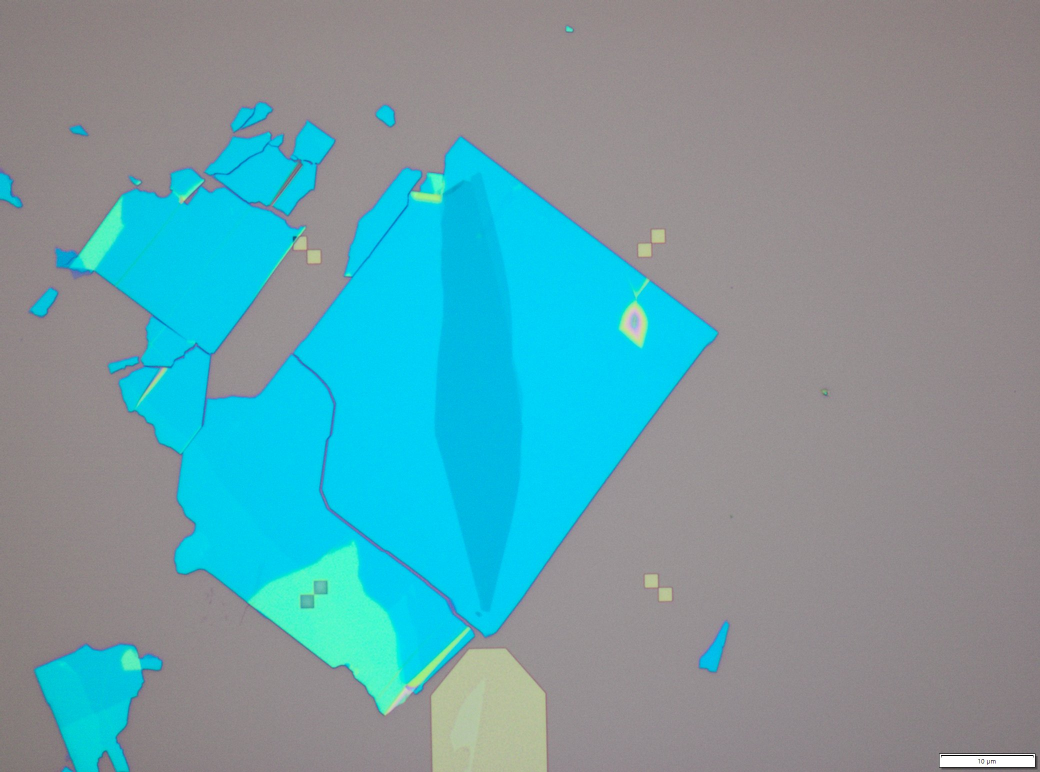
#> input picture tests_resources/ml08/bottom_part.jpg, 2080 x 1544 px (shown at 1/2 size)
$ python top_hbn.py --footprint-mask ../../../../../tests_resources/ml08/bottom_part.jpg --image ../../../../../tests_resources/ml08/full_stack_raw.jpg --pixel-size 1.0 --output-dir out
#> lines starting #> are read from the running program, lines starting #| are printed output that depends on the picture; after the words box and inside, x2 and y2 are one past the last pixel; in counts of white or black regions, pixels touching at a corner belong together
### skills/nanodevice/flakedetect/scripts/core.py
#!/usr/bin/env python
"""Shared utilities for the nanodevice:flakedetect workflow.

Morphological helpers, contour smoothing, image manipulation, affine warp
utilities, and the Chamfer+containment cost function used across all
sub-skills (align, detect, combine).
"""

import math

import cv2
import numpy as np


# ---------------------------------------------------------------------------
# Morphological helpers
# ---------------------------------------------------------------------------

# [95 lines left out: functions morph_clean, flood_fill_holes, keep_largest_n, mask_centroid, not called in this run]


# ---------------------------------------------------------------------------
# Image helpers
# ---------------------------------------------------------------------------

def desaturate(image, factor=0.4):
    """Desaturate an image for use as a contour overlay background.

    Args:
        image: BGR image (uint8).
        factor: Saturation multiplier (0=grayscale, 1=original).

    Returns:
        Desaturated BGR image (uint8).
    """
    hsv = cv2.cvtColor(image, cv2.COLOR_BGR2HSV).astype(np.float32)
    hsv[:, :, 1] *= factor
    hsv = np.clip(hsv, 0, 255).astype(np.uint8)
    return cv2.cvtColor(hsv, cv2.COLOR_HSV2BGR)


# ---------------------------------------------------------------------------
# Contour smoothing
# ---------------------------------------------------------------------------

# [167 lines left out: functions smooth_contour_polygon, smooth_contour_gaussian, smooth_material, make_warp, warp_contour, invert_warp, not called in this run]


# ---------------------------------------------------------------------------
# Chamfer + containment cost function
# ---------------------------------------------------------------------------

class ChamferAligner:
    """Chamfer distance + containment cost function for cross-substrate alignment.

    Encapsulates the proven v8 cost function recipe: forward Chamfer squared +
    heavy containment penalty + out-of-bounds penalty.  Used by both sweep.py
    (coarse rotation search) and refine.py (fine optimization).

    Usage:
        aligner = ChamferAligner(source_contour, source_mask,
                                 footprint_contour, footprint_mask)
        cost = aligner.cost([rot_deg, scale, dx, dy])
        metrics = aligner.evaluate([rot_deg, scale, dx, dy])
    """

    # [144 lines left out: functions __init__, cost, evaluate, not called in this run]


# ---------------------------------------------------------------------------
# Material color palette (BGR) — shared by overlay and commit scripts
# ---------------------------------------------------------------------------

MATERIAL_COLORS = {
    "top_hBN": (0, 200, 0),       # green
    "graphene": (0, 0, 255),       # red (BGR)
    "bottom_hBN": (255, 100, 0),   # blue-ish
    "graphite": (0, 200, 255),     # yellow (BGR)
}

# Default layer assignments
LAYER_MAP = {
    "top_hBN": "10/0",
    "graphene": "11/0",
    "bottom_hBN": "12/0",
    "graphite": "13/0",
}

# Default stack order (top to bottom)
STACK_ORDER = ["top_hBN", "graphene", "bottom_hBN", "graphite"]

### skills/nanodevice/flakedetect/detect/scripts/top_hbn.py
#!/usr/bin/env python
"""Top hBN detection — copies footprint from align step.

Top hBN IS the footprint from the align step. This script copies the
footprint mask and contour, draws a diagnostic overlay, and produces
the result sidecar JSON.

Usage:
    conda run -n base python top_hbn.py \
        --footprint-mask <align/footprint_mask.png> \
        [--footprint-contour <align/footprint_contour.npy>] \
        --image <full_stack_raw.jpg> \
        --pixel-size <um/px> \
        --output-dir <path>
"""

import argparse
import json
import os
import sys

sys.path.insert(0, os.path.join(os.path.dirname(__file__), '..', '..', 'scripts'))

import cv2
import numpy as np

from core import desaturate


def main():
    parser = argparse.ArgumentParser(
        description="Top hBN = footprint from align (copy + diagnostic overlay)")
    parser.add_argument("--footprint-mask", required=True,
                        help="Footprint mask from align step")
    parser.add_argument("--footprint-contour", default=None,
                        help="Footprint contour from align step (optional)")
    parser.add_argument("--image", required=True,
                        help="Full stack image (for diagnostic overlay)")
    parser.add_argument("--pixel-size", type=float, required=True,
                        help="Microns per pixel")
    parser.add_argument("--output-dir", required=True,
                        help="Output directory")
    args = parser.parse_args()

    # Read inputs
    fp_mask_path = os.path.abspath(args.footprint_mask)
    fp_mask = cv2.imread(fp_mask_path, cv2.IMREAD_GRAYSCALE)
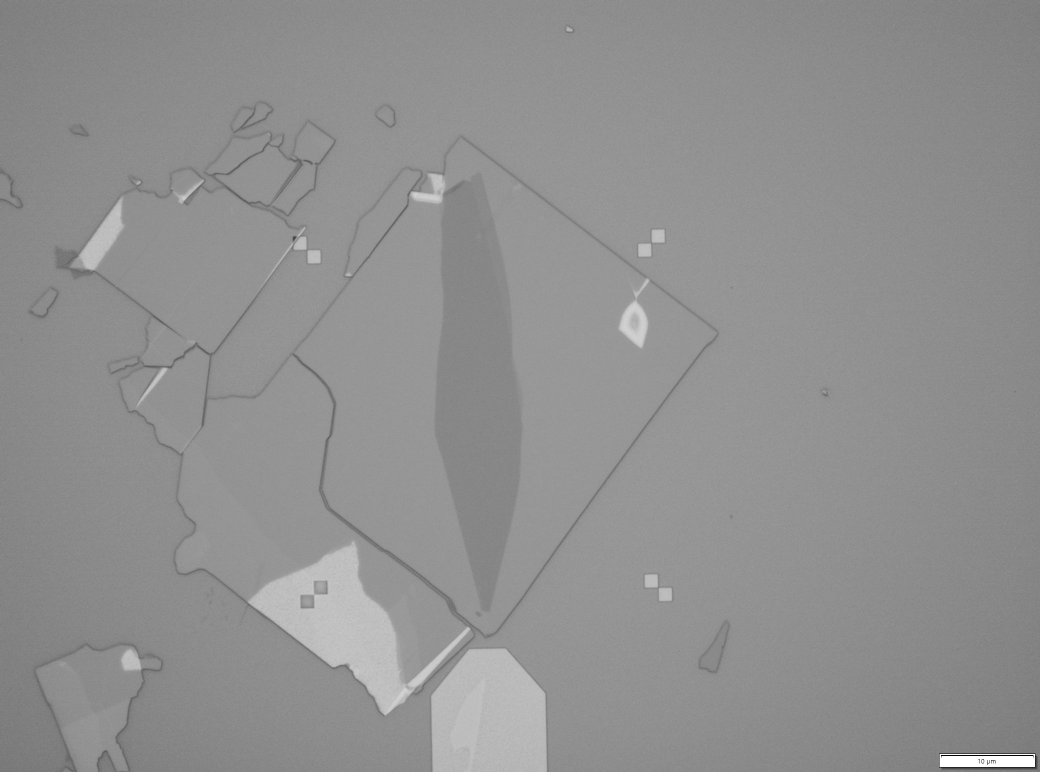
#> fp_mask: shape (1544, 2080) (shown at 1/2 size); min 0, max 255, mean 143.9
    if fp_mask is None:
        print(f"ERROR: cannot read footprint mask: {fp_mask_path}",
              file=sys.stderr)
        sys.exit(1)

    image_path = os.path.abspath(os.path.expanduser(args.image))
    image = cv2.imread(image_path)
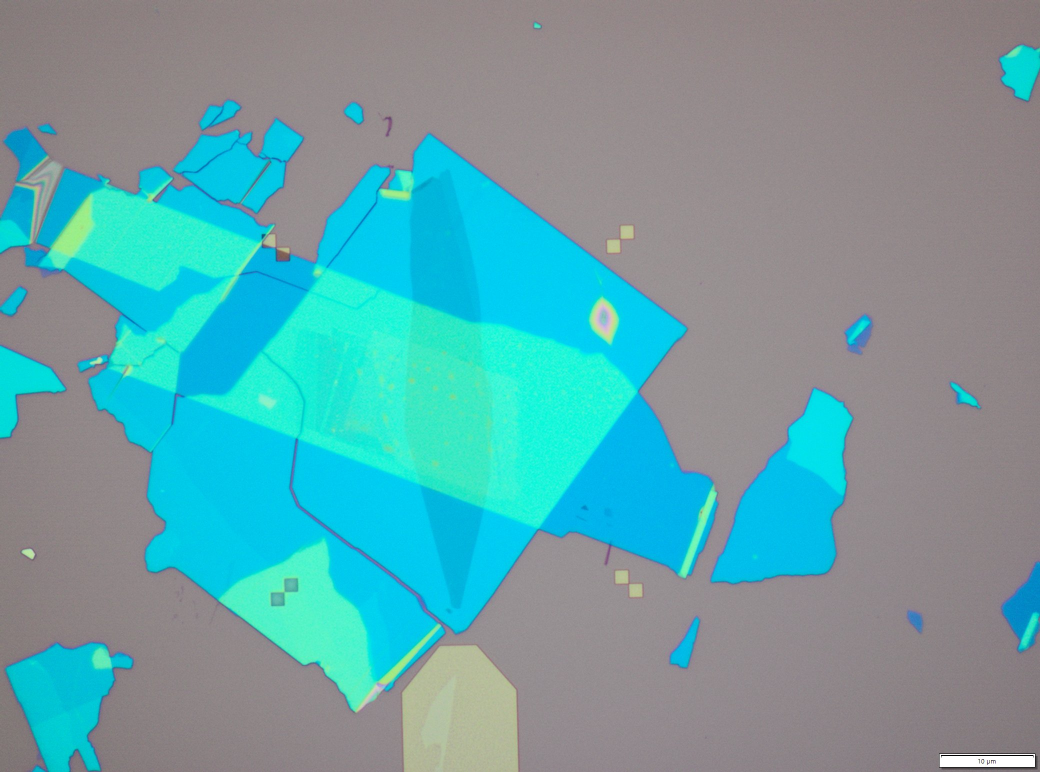
#> input picture tests_resources/ml08/full_stack_raw.jpg, 2080 x 1544 px (shown at 1/2 size)
#> image is the input picture: shape (1544, 2080, 3); mean B, G, R 165.8, 161.4, 102.9
    if image is None:
        print(f"ERROR: cannot read image: {image_path}", file=sys.stderr)
        sys.exit(1)

    os.makedirs(args.output_dir, exist_ok=True)

    # Copy mask
    cv2.imwrite(os.path.join(args.output_dir, "top_hbn_mask.png"), fp_mask)

    # Get or copy contour
    if args.footprint_contour:
        fp_contour_path = os.path.abspath(args.footprint_contour)
        contour_2d = np.load(fp_contour_path).reshape(-1, 2).astype(np.float64)
    else:
        # Extract contour from mask
        contours, _ = cv2.findContours(fp_mask, cv2.RETR_EXTERNAL,
                                       cv2.CHAIN_APPROX_SIMPLE)
#> contours = [[[0, 0], [0, 1543], [2079, 1543], [2079, 0]]]
        if not contours:
            print("ERROR: no contour found in footprint mask",
                  file=sys.stderr)
            sys.exit(1)
        largest = max(contours, key=cv2.contourArea)
#> largest = [[0, 0], [0, 1543], [2079, 1543], [2079, 0]]
        contour_2d = largest.reshape(-1, 2).astype(np.float64)
#> contour_2d = [[0, 0], [0, 1543], [2079, 1543], [2079, 0]]

    np.save(os.path.join(args.output_dir, "top_hbn_contour.npy"), contour_2d)

    # Compute areas
    area_px = int((fp_mask > 0).sum())
#> area_px = 3210976
    area_um2 = round(area_px * args.pixel_size * args.pixel_size, 2)
#> area_um2 = 3210976

    # Diagnostic overlay
    diag = desaturate(image, factor=0.4)
#> in desaturate, `hsv[:, :, 1] *= factor`:
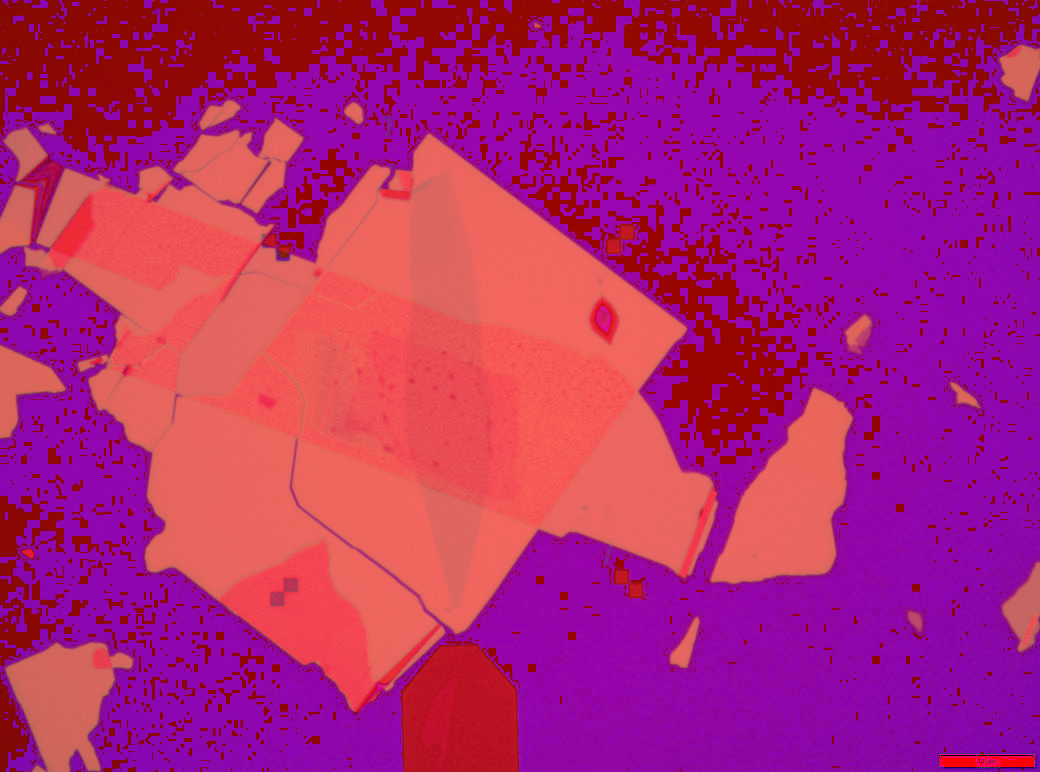
#> hsv: shape (1544, 2080, 3) float32 (shown at 1/2 size); mean B, G, R 114.5, 36.8, 174.2
#> in desaturate, `return cv2.cvtColor(hsv, cv2.COLOR_HSV2BGR)`:
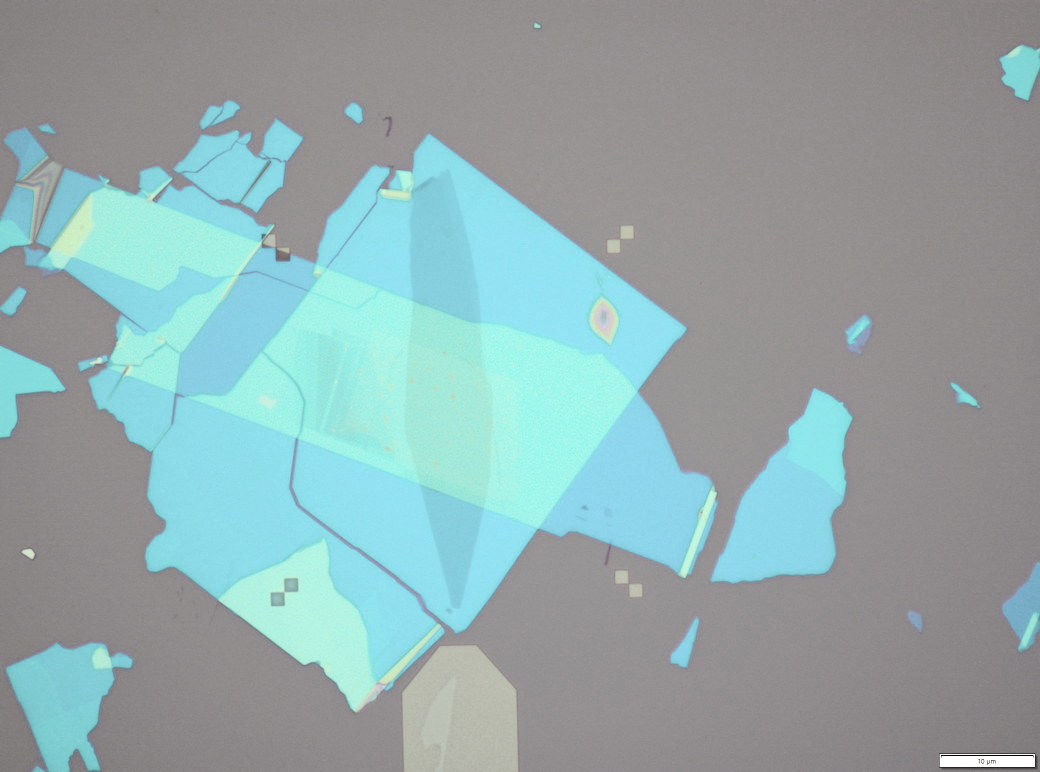
#> returned value: shape (1544, 2080, 3) (shown at 1/2 size); mean B, G, R 171.1, 169.3, 146.1
    contour_int = contour_2d.reshape(-1, 1, 2).astype(np.int32)
#> contour_int = [[0, 0], [0, 1543], [2079, 1543], [2079, 0]]
    cv2.drawContours(diag, [contour_int], -1, (0, 200, 0), 2)  # green BGR
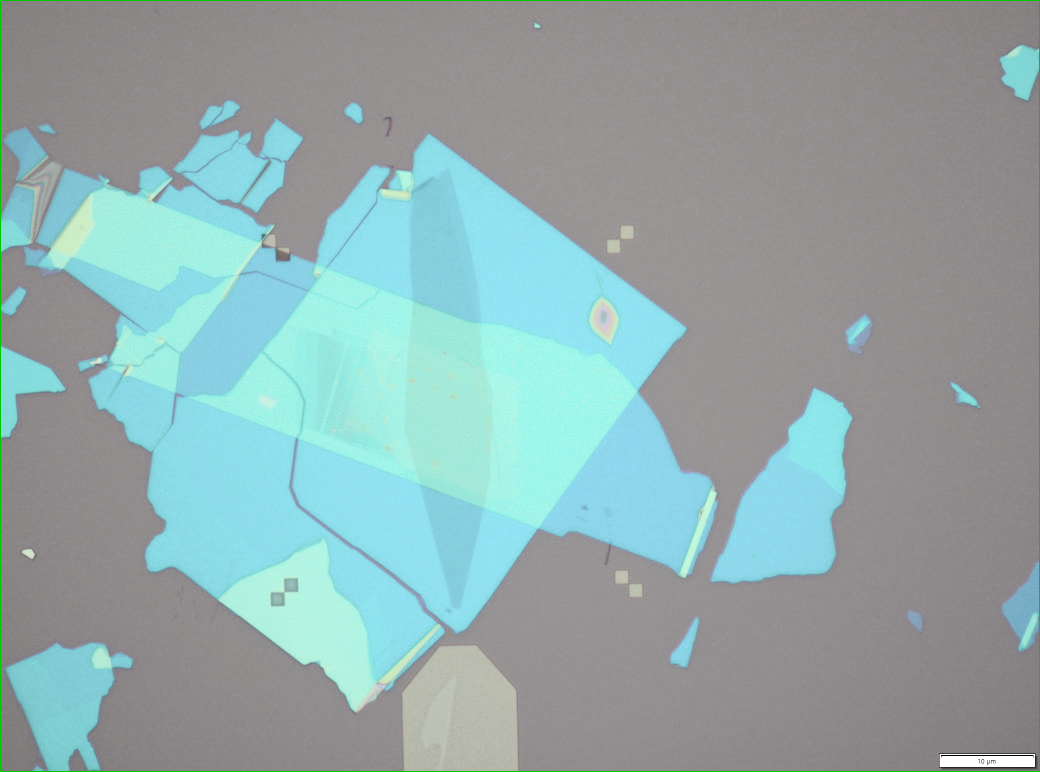
#> diag: shape (1544, 2080, 3) (shown at 1/2 size); 0.45% of pixels changed, all inside (x1, y1, x2, y2) = (0, 0, 2080, 1544)
    cv2.imwrite(os.path.join(args.output_dir, "04_top_hbn_footprint.png"),
                diag)

    # Result sidecar
    with open(os.path.join(args.output_dir, "top_hbn_result.json"), "w") as f:
        json.dump({"area_px": area_px, "area_um2": area_um2}, f, indent=2)

    print(f"OK: top hBN = footprint")
    print(f"  Area: {area_px} px ({area_um2} um²)")
#|   Area: 3210976 px (3210976.0 um²)
    print(f"  Contour points: {len(contour_2d)}")
#|   Contour points: 4
    print(f"  Outputs: {args.output_dir}")


if __name__ == "__main__":
    main()
